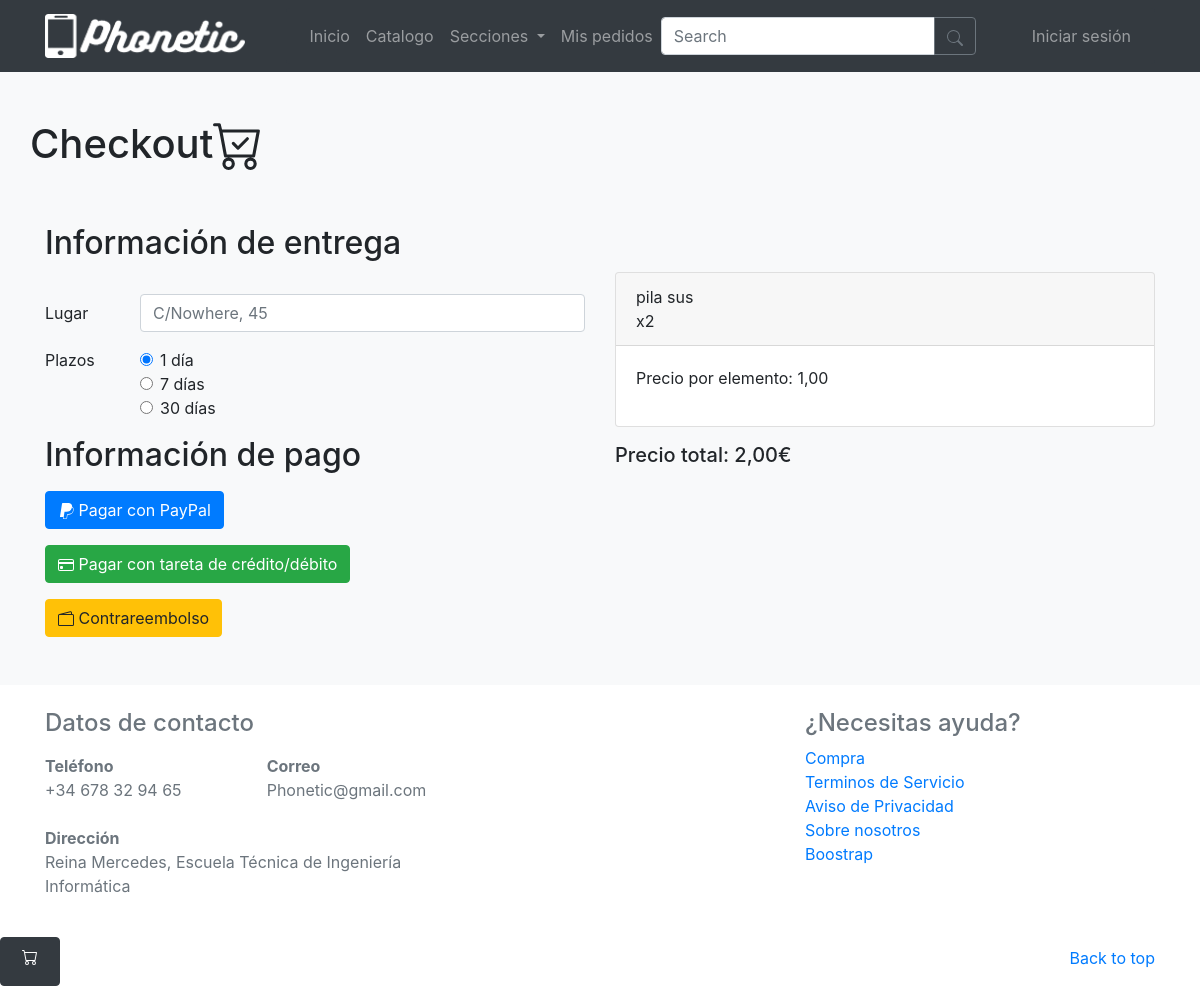
Before: /checkout/ with the older database file.
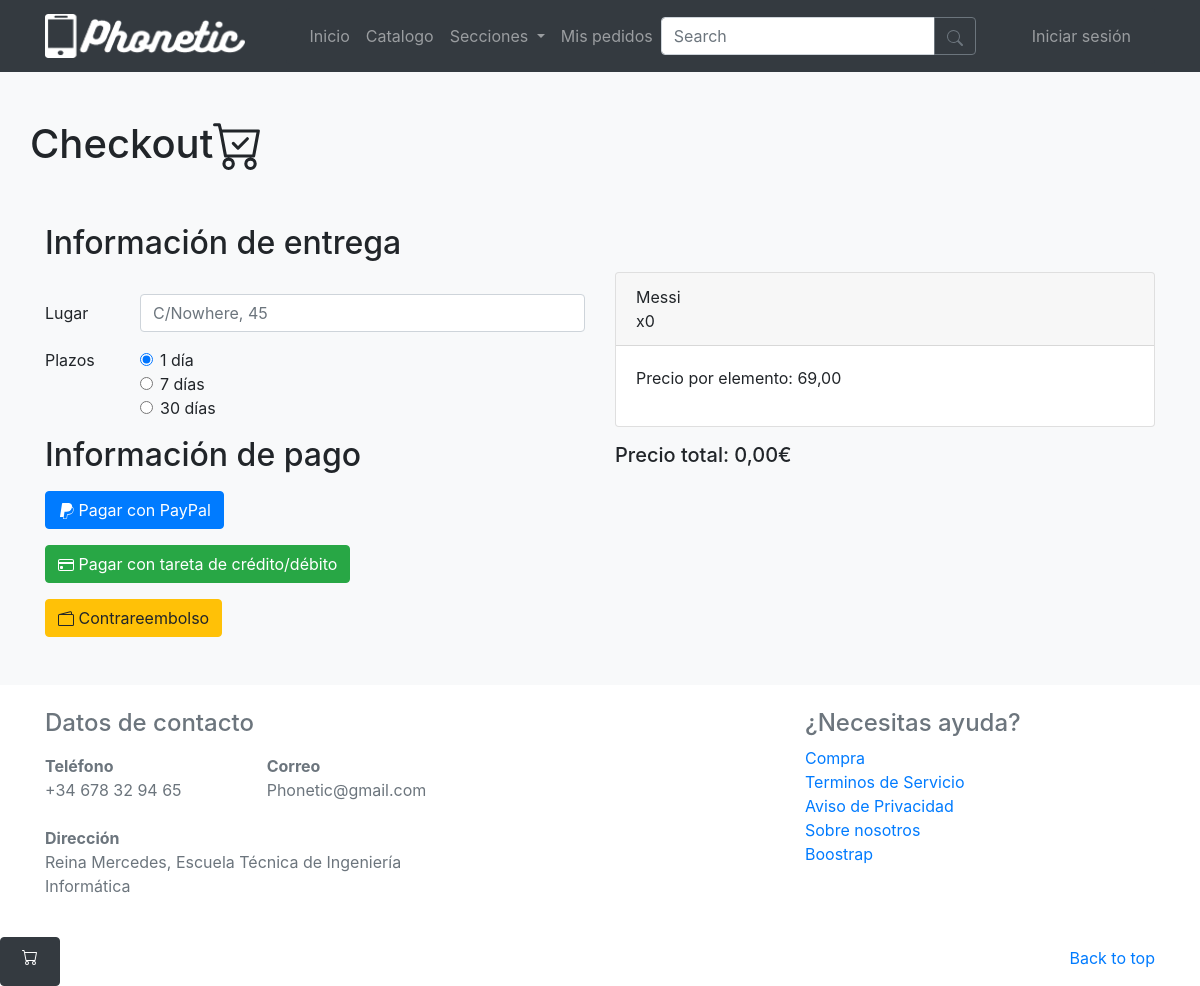
After: the same page with the newer database file.
### principal/models.py (models this page shows, shortened)
class CestaItem(models.Model):
    producto = models.ForeignKey(Producto,on_delete=models.CASCADE)
    cantidad = models.IntegerField(validators=[MinValueValidator(1)])

class Producto(models.Model):
    nombre = models.CharField(max_length=50)
    descripcion = models.TextField()
    imagen = models.URLField()
    precio = models.DecimalField(decimal_places=2,max_digits=8,validators=[MinValueValidator(0)])
    categoria = models.CharField(max_length=15,choices=[(tag.value,tag.value) for tag in ProductType],default=ProductType.OTRO)
    secciones = models.CharField(max_length=15,choices=[(tag.value,tag.value) for tag in ProductSections],default=ProductSections.UNK)
    stock = models.IntegerField(validators=[MinValueValidator(0)])

### principal/views.py (the view)
# urls.py: path('checkout/', views.checkout, name="checkout"),
def checkout(request, producto_id="",lote=""):
  cesta = get_cesta(request)
  if not(producto_id=="" and lote==""):
    crear_cesta_item_impl(request, producto_id=producto_id,lote=lote)
    return 0
  else:
    template = loader.get_template('checkout.html')
    context = {
    'cesta': cesta.get_productos(),
    'precio_total': cesta.get_total_price(),
    'busqueda': '',
    }
    return HttpResponse(template.render(context, request))

### principal/models.py (called while the page is built)
    def get_total_price(self):
        if self.items is None:
            return 0
        else:
            cestaItems = [item for item in self.items.all()]
            return sum([item.producto.precio*item.cantidad for item in cestaItems])

    def get_productos(self):
        if self.items is None:
            return []
        else:
            cestaItems = [item for item in self.items.all()]
            return cestaItems

### principal/views.py (called while the page is built)
def get_cesta(request):
  user = request.user
  if user.is_authenticated:
    if Cesta.objects.filter(usuario=user).exists():
      cesta = Cesta.objects.filter(usuario=user)[0]
    else:
      cesta = Cesta.objects.create(usuario=user)
  elif Cesta.objects.filter(id=1).exists():
    cesta = Cesta.objects.filter(id=1)[0]
  else:
    cesta = Cesta.objects.create(id=1)
  return cesta

### principal/templates/checkout.html (shortened to what this page needs)
{% extends 'base.html' %} {% block contenido %}
<main role="main">
  <div class="album py-5 bg-light">
    <div class="container">
      <div class="row">
        <h1 class="pb-5">Checkout</h1>
      </div>
      <div class="row">
        <div class="col-sm-6">
          <form method="get">
            <h2 class="pb-4">Información de entrega</h2>
            <div class="form-group row">
              <label for="lugar" class="col-sm-2 col-form-label">Lugar</label>
              <div class="col-sm-10">
                <input type="email" class="form-control" id="lugar" placeholder="C/Nowhere, 45">
              </div>
            </div>
            <fieldset class="form-group">
              <div class="row">
                <legend class="col-form-label col-sm-2 pt-0">Plazos</legend>
                <div class="col-sm-10">
                  <div class="form-check">
                    <input class="form-check-input" type="radio" name="gridRadios" id="gridRadios1" value="option1"
                      checked>
                    <label class="form-check-label" for="gridRadios1">
                      1 día
                    </label>
                  </div>
                  <div class="form-check">
                    <input class="form-check-input" type="radio" name="gridRadios" id="gridRadios2" value="option2">
                    <label class="form-check-label" for="gridRadios2">
                      7 días
                    </label>
                  </div>
                  <div class="form-check disabled">
                    <input class="form-check-input" type="radio" name="gridRadios" id="gridRadios3" value="option3">
                    <label class="form-check-label" for="gridRadios3">
                      30 días
                    </label>
                  </div>
                </div>
              </div>
            </fieldset>
            <h2 class="pb-2">Información de pago</h2>
            <button type="button" class="btn btn-primary mb-3">
              Pagar con PayPal
            </button>
          <br/>
            <button type="button" class="btn btn-success mb-3">
              Pagar con tareta de crédito/débito
            </button>
            <br/>
            <button type="button" class="btn btn-warning">
              Contrareembolso
            </button>
          </form>
        </div>
        <div class="col-sm-6">
          {% for p in cesta %}
          <div class="card mt-5" id="carta-{{p.id}}">
            <div class="card-header">
              {{p.producto.nombre}} <div id="cantidad-{{p.id}}">x{{p.cantidad}}</div>
            </div>
            <div class="card-body">
              <p>Precio por elemento: {{p.producto.precio}}</p>
            </div>
          </div>
          {% endfor %}
          <h5 class="pt-3">Precio total: {{precio_total}}€</h5>
        </div>
      </div>
    </div>
  </div>
</main>
{% endblock %}

### principal/templates/base.html (shortened to what this page needs)
<!DOCTYPE html>
<html>
<head>
    {% load bootstrap4 %}
    {% bootstrap_css %}
    {% load static %}
    <link rel="stylesheet" type="text/css" href="{% static 'style.css' %}">
</head>
<body>
    <div class="navbar navbar-dark bg-dark box-shadow sticky-top">
        <div class="container d-flex justify-content-between">
            <a href="/" class="navbar-brand d-flex align-items-center">
                <img src="{% static 'logo-phonetic.png' %}" width="200px">
            </a>
            <nav class="navbar navbar-expand-lg navbar-dark bg-dark rounded">
                <div class="collapse navbar-collapse" id="navbarsExample09">
                    <ul class="navbar-nav mr-auto">
                        <li class="nav-item">
                            <a class="nav-link" href="/">Inicio <span class="sr-only">(current)</span></a>
                        </li>
                        <li class="nav-item">
                            <a class="nav-link" href="/catalogo">Catalogo </a>
                        </li>
                        <li class="nav-item dropdown">
                            <a class="nav-link dropdown-toggle" id="navbarDarkDropdownMenuLink" role="button"
                                data-toggle="dropdown" aria-expanded="false">
                                Secciones
                            </a>
                        </li>
                        <li class="nav-item">
                            <a class="nav-link" href="/pedidos">Mis pedidos </a>
                        </li>
                    <form class="form-inline my-2 my-md-0" action="{% url 'search' %}">
                        <div class="input-group">
                            <input id="searcher" type="search" class="form-control" name="q" placeholder="Search"
                                aria-label="Search" aria-describedby="basic-addon2">
                            <div class="input-group-append">
                                <button class="btn btn-outline-secondary" type="submit">
                                </button>
                            </div>
                        </div>
                    </form>
                    <ul class="navbar-nav ms-auto pl-5">
                        {% if not user.is_authenticated %}
                        <li class="nav-item">
                            <a class="nav-link" href="/login/">Iniciar sesión </a>
                        </li>
                        {% endif %}
                    </ul>
                </div>
            </nav>
        </div>
    </div>
    <div id="open-menu" class="btn btn-dark btn-floating fixed-bottom open-menu" style="height:5%; width: 5%;">
    </div>
    {% block contenido %}{% endblock %}
    <footer class="text-muted">
        <div class="container">
            <div class="row">
                <div class="col-sm-8 col-md-7 py-4">
                    <h4 class="text">Datos de contacto</h4>
                    <p class="text-muted">
                    <dl>
                        <div class="row">
                            <div class="col-md-4">
                                <dt>Teléfono</dt>
                                <dd>+34 678 32 94 65</dd>
                            </div>
                            <div class="col-md-4">
                                <dt>Correo</dt>
                                <dd>Phonetic@gmail.com</dd>
                            </div>
                        </div>
                    </dl>
                    <dl>
                        <div class="row">
                            <div class="col-md-8">
                                <dt>Dirección</dt>
                                <dd>Reina Mercedes, Escuela Técnica de Ingeniería Informática </dd>
                            </div>
                        </div>
                    </dl>
                    </p>
                </div>
                <div class="col-sm-4 offset-md-1 py-4">
                    <h4>¿Necesitas ayuda?</h4>
                    <ul class="list-unstyled">
                        <li><a href="/catalogo">Compra</a></li>
                        <li><a href="/terminos">Terminos de Servicio</a></li>
                        <li><a href="/privacidad">Aviso de Privacidad</a></li>
                        <li><a href="/conocenos">Sobre nosotros</a></li>
                        <li><a href="https://getbootstrap.com/">Boostrap</a></li>
                    </ul>
                </div>
            </div>
            <p class="float-right">
                <a href="#">Back to top</a>
            </p>
        </div>
    </footer>
</body>
</html>

### principal/static/style.css (style rules this page uses)
.floating-menu a, .floating-menu h3, .floating-menu h5, { display: block; margin: 0 0.5em; color: white; position: fixed; z-index: 100; }

Changed rows visible on the page:
removed CestaItem: producto.nombre "pila sus", cantidad "2", producto.precio "1,00"
added CestaItem: producto.nombre "Messi", cantidad "0", producto.precio "69,00"
Other visible differences:
{{ precio_total }}: "2,00" → "0,00"
